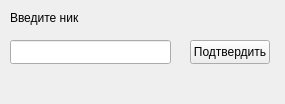
<?xml version="1.0" encoding="UTF-8"?>
<ui version="4.0">
 <class>RegistrationWindow</class>
 <widget class="QWidget" name="RegistrationWindow">
  <property name="geometry">
   <rect>
    <x>0</x>
    <y>0</y>
    <width>285</width>
    <height>104</height>
   </rect>
  </property>
  <property name="windowTitle">
   <string>Form</string>
  </property>
  <widget class="QPushButton" name="pushButton">
   <property name="geometry">
    <rect>
     <x>190</x>
     <y>40</y>
     <width>80</width>
     <height>24</height>
    </rect>
   </property>
   <property name="text">
    <string>Подтвердить</string>
   </property>
  </widget>
  <widget class="QLineEdit" name="lineEdit">
   <property name="geometry">
    <rect>
     <x>10</x>
     <y>40</y>
     <width>161</width>
     <height>24</height>
    </rect>
   </property>
   <property name="text">
    <string/>
   </property>
  </widget>
  <widget class="QLabel" name="label">
   <property name="geometry">
    <rect>
     <x>10</x>
     <y>10</y>
     <width>81</width>
     <height>16</height>
    </rect>
   </property>
   <property name="text">
    <string>Введите ник</string>
   </property>
  </widget>
 </widget>
 <resources/>
 <connections/>
</ui>
